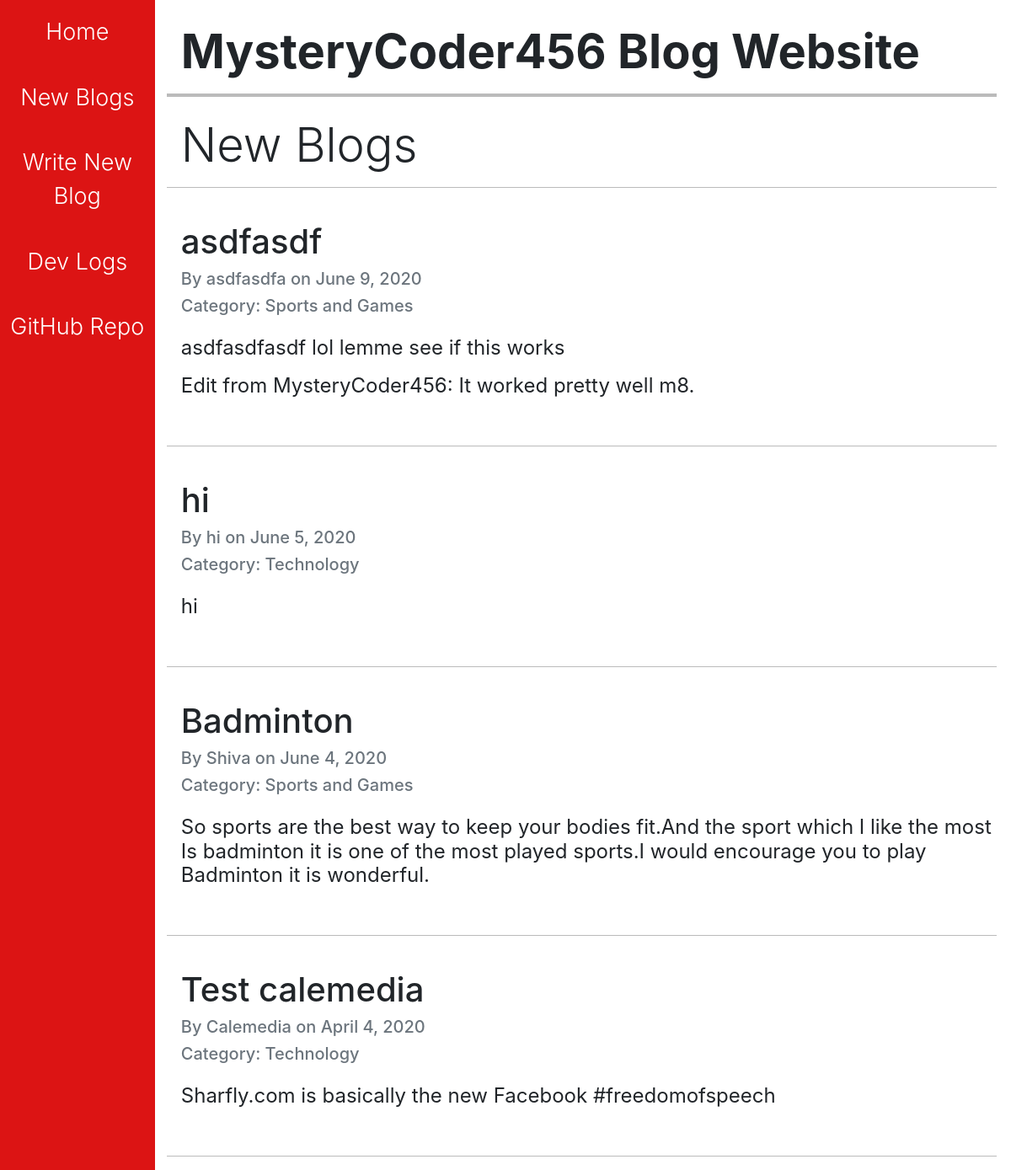
/blogs/, run on an earlier commit of the app's database.
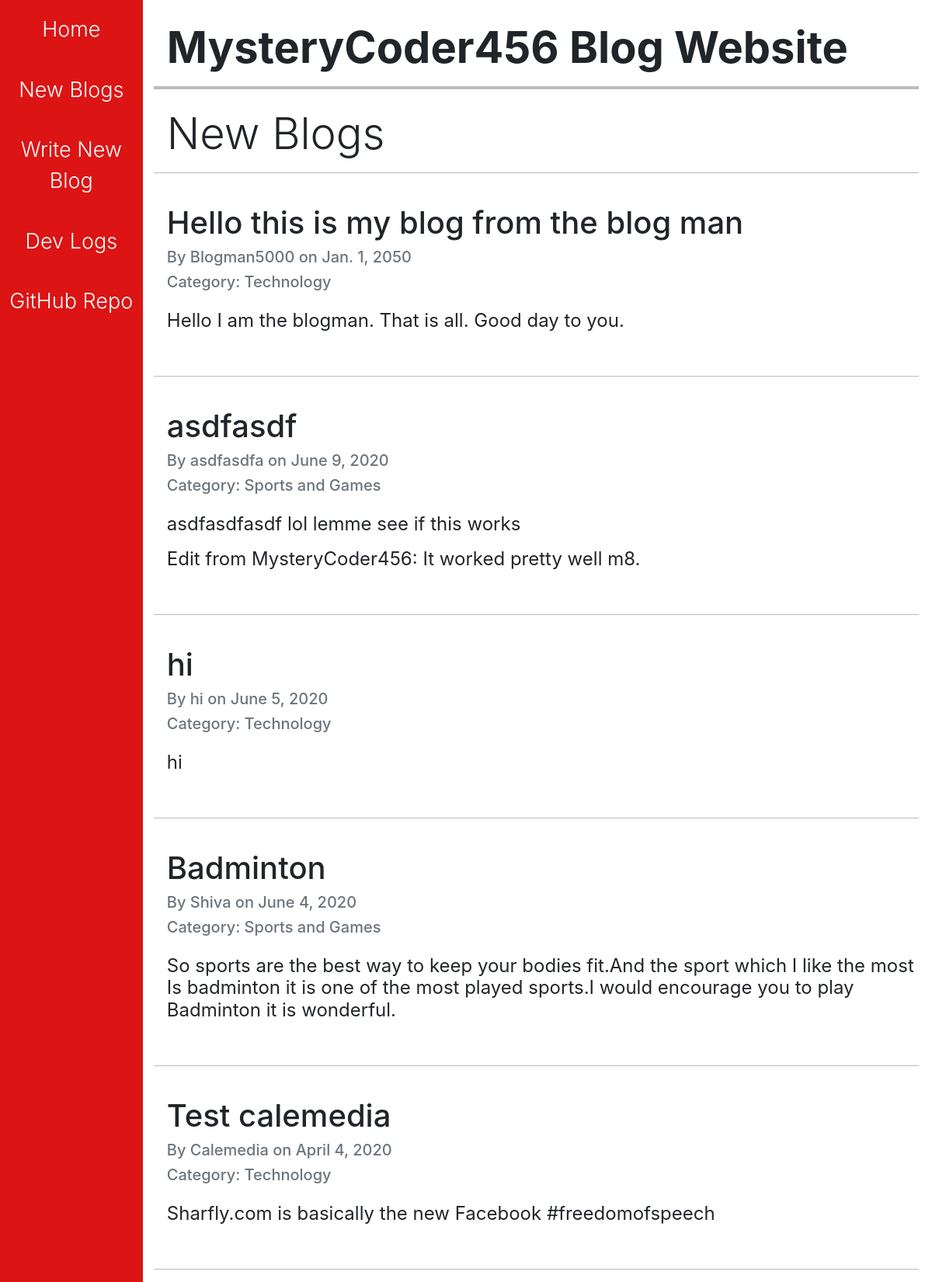
And on a later commit of the database.
### blog/models.py (models this page shows, shortened)
class Blog(models.Model):
    blog_list = models.ForeignKey(BlogList, on_delete=models.CASCADE)
    title = models.CharField(max_length=100)
    author = models.CharField(max_length=50)
    creation_date = models.DateField()
    content = models.TextField(
        max_length=500,
        blank=True,
        validators=[MaxLengthValidator(500)]
    )

class BlogList(models.Model):
    name = models.CharField(max_length=50)

### blog/views.py (the view)
# urls.py: path("blogs/", views.blogs, name="new_blogs"),
def blogs(request):
    all_blogs = []
    for blog_list in BlogList.objects.all():
        if blog_list.name != "Dev Logs":
            all_blogs.extend(blog_list.blog_set.all())
    all_blogs.sort(key=lambda blog: blog.creation_date, reverse=True)
    return render(request, "blog/blogs.html", {"blog_set": all_blogs})

### blog/templates/blog/blogs.html (shortened to what this page needs)
{% extends 'blog/base.html' %}
{% block heading %}
    New Blogs
{% endblock %}
{% block main %}
    {% for blog in blog_set %}
        <hr style="height: 1px;">
        <br>
        <h1>{{blog.title}}</h1>
        <div class="pb-3" style="line-height: 0.1rem;">
            <h5 class="text-muted">By {{blog.author}} on {{blog.creation_date}}</h5>
            <h5 class="text-muted">Category: {{blog.blog_list.name}}</h5>
        </div>
        <h4 class="font-weight-normal">{{blog.content|linebreaks}}</h4>
        <br>
    {% endfor %}
    <hr style="height: 1px;">
{% endblock %}

What changed in the data, as far as the page shows it:
added Blog: title "Hello this is my blog from the blog man", author "Blogman5000", creation_date "Jan. 1, 2050", blog_list.name "Technology", content "Hello I am the blogman. That is all. Good day to you."
